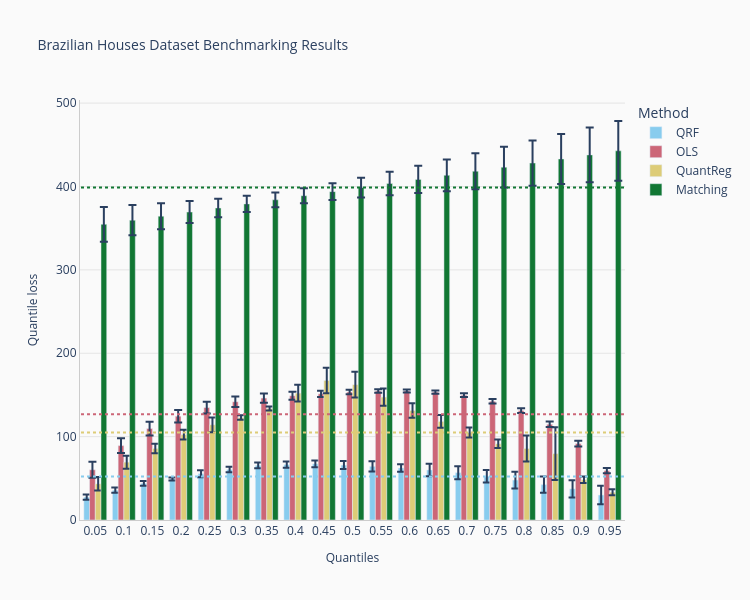

Source (notebook cell):
### Code cell
brazilian_result.cv_results.pop('MDN', None)

print("\n--- Autoimpute CV Results (Zoomed In Without MDN) ---")
comparison_viz = method_comparison_results(
    data=brazilian_result.cv_results,
    metric="quantile_loss",
)
fig = comparison_viz.plot(
    title="Brazilian Houses Dataset Benchmarking Results",
    show_mean=True,
)
fig.show()

### Figure 1 — Plotly figure (JSON) as saved in the notebook; plotly's stock layout.template omitted (floating-point values rounded to 4 significant figures)
{"data": [{"alignmentgroup": "True", "error_y": {"array": [3.107, 3.173, 2.846, 1.755, 4.178, 3.347, 3.355, 3.649, 4.02, 4.789, 6.217, 4.461, 7.58, 7.823, 7.401, 10.02, 9.723, 10.25, 11.14]}, "hovertemplate": "Method=QRF<br>Quantiles=%{x}<br>Quantile loss=%{y}<extra></extra>", "legendgroup": "QRF", "marker": {"color": "#88CCEE", "pattern": {"shape": ""}}, "name": "QRF", "offsetgroup": "QRF", "orientation": "v", "showlegend": true, "textposition": "auto", "type": "bar", "x": ["0.05", "0.1", "0.15", "0.2", "0.25", "0.3", "0.35", "0.4", "0.45", "0.5", "0.55", "0.6", "0.65", "0.7", "0.75", "0.8", "0.85", "0.9", "0.95"], "xaxis": "x", "y": [27.43, 35.72, 43.92, 49.21, 55.55, 60.57, 65.51, 66.43, 67.36, 65.83, 64.33, 62.38, 60.02, 56.78, 52.45, 47.89, 42.47, 37.35, 29.93], "yaxis": "y"}, {"alignmentgroup": "True", "error_y": {"array": [9.557, 8.956, 8.289, 7.596, 6.952, 6.297, 5.621, 4.908, 3.796, 2.819, 2.092, 1.842, 2.053, 2.271, 2.605, 2.895, 3.29, 3.476, 3.183]}, "hovertemplate": "Method=OLS<br>Quantiles=%{x}<br>Quantile loss=%{y}<extra></extra>", "legendgroup": "OLS", "marker": {"color": "#CC6677", "pattern": {"shape": ""}}, "name": "OLS", "offsetgroup": "OLS", "orientation": "v", "showlegend": true, "textposition": "auto", "type": "bar", "x": ["0.05", "0.1", "0.15", "0.2", "0.25", "0.3", "0.35", "0.4", "0.45", "0.5", "0.55", "0.6", "0.65", "0.7", "0.75", "0.8", "0.85", "0.9", "0.95"], "xaxis": "x", "y": [60.22, 89.2, 109.7, 124.5, 134.8, 141.8, 146.2, 149.0, 151.3, 153.5, 154.6, 154.7, 153.4, 149.7, 142.4, 131.2, 114.8, 91.63, 59.11], "yaxis": "y"}, {"alignmentgroup": "True", "error_y": {"array": [8.157, 7.81, 5.578, 5.913, 8.783, 2.657, 2.48, 10.0, 15.31, 15.39, 10.28, 8.783, 7.603, 5.964, 5.117, 15.63, 31.72, 3.771, 3.564]}, "hovertemplate": "Method=QuantReg<br>Quantiles=%{x}<br>Quantile loss=%{y}<extra></extra>", "legendgroup": "QuantReg", "marker": {"color": "#DDCC77", "pattern": {"shape": ""}}, "name": "QuantReg", "offsetgroup": "QuantReg", "orientation": "v", "showlegend": true, "textposition": "auto", "type": "bar", "x": ["0.05", "0.1", "0.15", "0.2", "0.25", "0.3", "0.35", "0.4", "0.45", "0.5", "0.55", "0.6", "0.65", "0.7", "0.75", "0.8", "0.85", "0.9", "0.95"], "xaxis": "x", "y": [43.4, 69.36, 85.78, 102.4, 114.2, 122.9, 133.8, 152.2, 167.4, 162.4, 147.4, 131.4, 118.2, 105.0, 91.41, 85.66, 79.55, 48.29, 33.23], "yaxis": "y"}, {"alignmentgroup": "True", "error_y": {"array": [20.79, 18.13, 15.6, 13.24, 11.19, 9.624, 8.819, 8.978, 10.06, 11.8, 13.97, 16.39, 18.97, 21.66, 24.4, 27.2, 30.03, 32.89, 35.76]}, "hovertemplate": "Method=Matching<br>Quantiles=%{x}<br>Quantile loss=%{y}<extra></extra>", "legendgroup": "Matching", "marker": {"color": "#117733", "pattern": {"shape": ""}}, "name": "Matching", "offsetgroup": "Matching", "orientation": "v", "showlegend": true, "textposition": "auto", "type": "bar", "x": ["0.05", "0.1", "0.15", "0.2", "0.25", "0.3", "0.35", "0.4", "0.45", "0.5", "0.55", "0.6", "0.65", "0.7", "0.75", "0.8", "0.85", "0.9", "0.95"], "xaxis": "x", "y": [354.7, 359.6, 364.5, 369.3, 374.2, 379.1, 384.0, 388.9, 393.8, 398.7, 403.6, 408.5, 413.4, 418.3, 423.2, 428.1, 433.0, 437.9, 442.8], "yaxis": "y"}], "layout": {"barmode": "group", "height": 600, "legend": {"title": {"text": "Method"}, "tracegroupgap": 0}, "paper_bgcolor": "#FAFAFA", "plot_bgcolor": "#FAFAFA", "shapes": [{"line": {"color": "#88CCEE", "dash": "dot", "width": 2}, "name": "QRF Mean", "type": "line", "x0": -0.5, "x1": 18.5, "y0": 52.16, "y1": 52.16}, {"line": {"color": "#CC6677", "dash": "dot", "width": 2}, "name": "OLS Mean", "type": "line", "x0": -0.5, "x1": 18.5, "y0": 126.9, "y1": 126.9}, {"line": {"color": "#DDCC77", "dash": "dot", "width": 2}, "name": "QuantReg Mean", "type": "line", "x0": -0.5, "x1": 18.5, "y0": 104.9, "y1": 104.9}, {"line": {"color": "#117733", "dash": "dot", "width": 2}, "name": "Matching Mean", "type": "line", "x0": -0.5, "x1": 18.5, "y0": 398.7, "y1": 398.7}], "title": {"font": {"size": 14}, "text": "Brazilian Houses Dataset Benchmarking Results"}, "width": 750, "xaxis": {"anchor": "y", "domain": [0, 1], "gridcolor": "#E5E5E5", "gridwidth": 1, "linecolor": "#CCCCCC", "showgrid": false, "showline": true, "title": {"font": {"size": 12}, "text": "Quantiles"}, "zeroline": false}, "yaxis": {"anchor": "x", "domain": [0, 1], "gridcolor": "#E5E5E5", "gridwidth": 1, "linecolor": "#CCCCCC", "showgrid": true, "showline": true, "title": {"font": {"size": 12}, "text": "Quantile loss"}, "zeroline": false}}}
